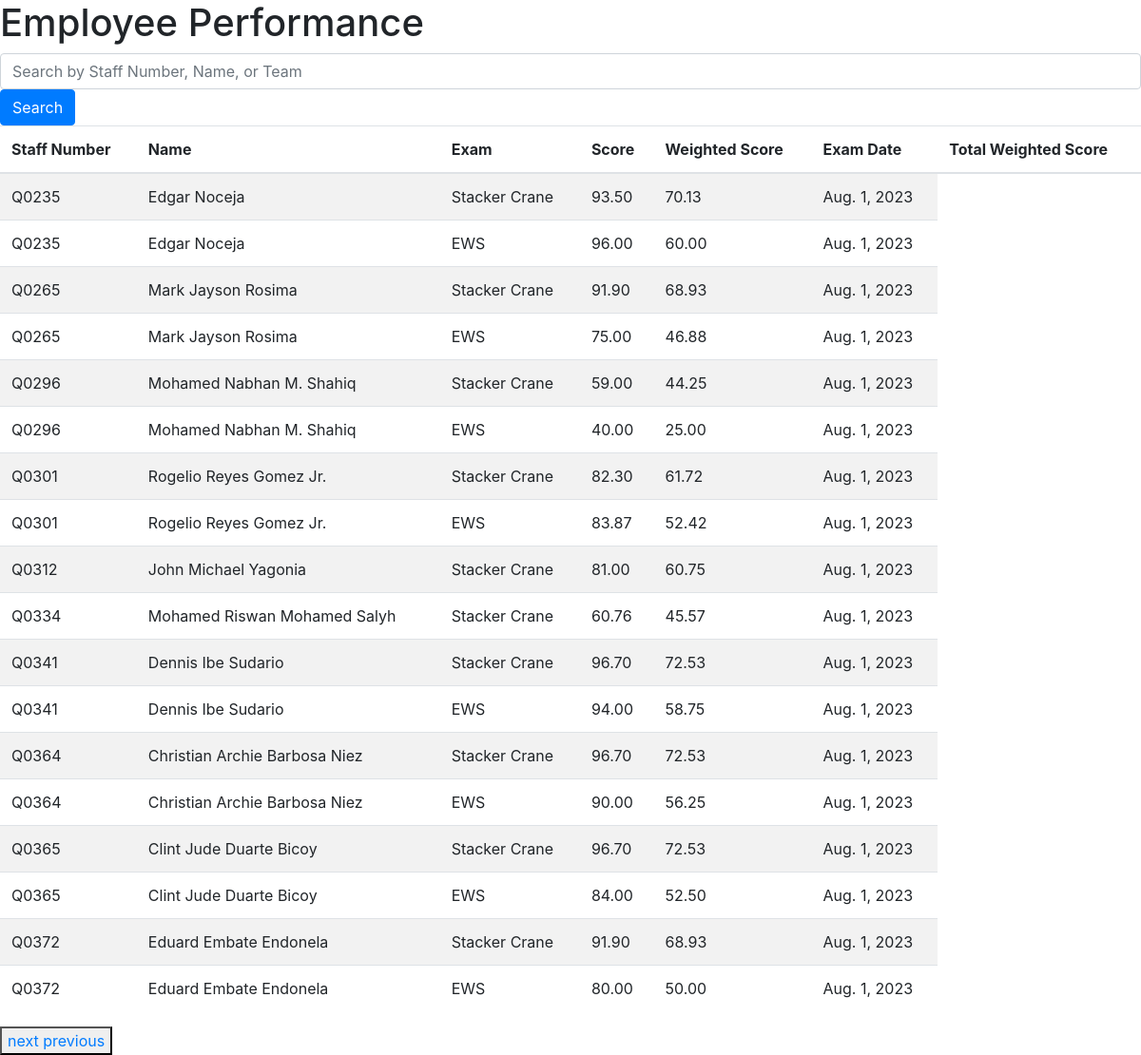
Screenshot of /?page=2 with the database file from the repository.
### weightscore/models.py (models this page shows, shortened)
class Employee(models.Model):
    staff_number =models.CharField(max_length=300)
    name = models.CharField(max_length=100)
    Team=models.CharField(max_length=100)
    Facility=models.CharField(max_length=100)

class ExamScore(models.Model):
    employee = models.ForeignKey(Employee, on_delete=models.CASCADE)
    exam = models.ForeignKey(Exam, on_delete=models.CASCADE)
    score = models.FloatField()
    weighted_score = models.FloatField(null=True, blank=True)
    exam_date=models.DateField(default=date.today)

class Exam(models.Model):
    exam_name= models.CharField(max_length=100)
    difficulty_rating = models.IntegerField()
    max_difficulty = models.IntegerField()
    weight = models.FloatField()

### weightscore/views.py (the view)
# urls.py: path('', views.employee_performance, name='index'),
def employee_performance(request):
    employees = Employee.objects.all()
    performance_data = []
    for employee in employees:
           exam_scores = ExamScore.objects.filter(employee=employee, score__gt=1)
           total_weighted_score = exam_scores.aggregate(total_weighted_score=Sum('weighted_score'))['total_weighted_score'] or 0
           performance_data.append({
            'employee': employee,
            'exam_scores': exam_scores,
            'total_weighted_score': total_weighted_score,
        })
    paginator = Paginator(performance_data, 10)
    page = request.GET.get('page')
    performance_data = paginator.get_page(page)
    page_obj = paginator.get_page(page)
    return render(request, 'weightscore/index.html', {
         "page_obj": page_obj
    })

### templates/weightscore/index.html (shortened to what this page needs)
{% extends 'weightscore/Layout.html' %}
{% block body %}
<h1>Employee Performance</h1>
<form method="get" action="{% url 'search' %}" class="search">
    <input type="text" name="q" class="form-control me-2" placeholder="Search by Staff Number, Name, or Team" value="{{ query }}">
    <button type="submit" class="btn btn-primary">Search</button>
</form>
<table class="table table-striped">
    <thead>
        <tr>
            <th>Staff Number</th>
            <th>Name</th>
            <th>Exam</th>
            <th>Score</th>
            <th>Weighted Score</th>
            <th>Exam Date</th>
            <th>Total Weighted Score</th>
        </tr>
    </thead>
    <tbody>
        {% for performance in page_obj %}
        {% for exam_score in performance.exam_scores %}
                <tr>
                    <td>{{ performance.employee.staff_number }}</td>
                    <td>{{ performance.employee.name }}</td>
                    <td>{{ exam_score.exam.exam_name }}</td>
                    <td>{{ exam_score.score|floatformat:2 }}</td>
                    <td>{{ exam_score.weighted_score|floatformat:2 }}</td>
                    <td>{{ exam_score.exam_date }}</td>
                </tr>
            {% endfor %}
        {% empty %}
            <tr>
                <td colspan="7">No performance data found.</td>
            </tr>
        {% endfor %}
    </tbody>
</table>
{% if page_obj.has_next %}
    <div><button>
    <a href="?page={{ page_obj.next_page_number }}">next</a>
    {% endif %}
    {% if page_obj.has_previous %}
    <a href="?page={{ page_obj.previous_page_number }}">previous</a>
    {% endif %}
</div>
{% endblock %}

### rows the page displays
Employee: employee.staff_number "Q0235", employee.name "Edgar Noceja"
ExamScore: exam.exam_name "Stacker Crane", score "93.50", weighted_score "70.13", exam_date "Aug. 1, 2023"
ExamScore: exam.exam_name "EWS", score "96.00", weighted_score "60.00", exam_date "Aug. 1, 2023"
Employee: employee.staff_number "Q0265", employee.name "Mark Jayson Rosima"
ExamScore: exam.exam_name "Stacker Crane", score "91.90", weighted_score "68.93", exam_date "Aug. 1, 2023"
ExamScore: exam.exam_name "EWS", score "75.00", weighted_score "46.88", exam_date "Aug. 1, 2023"
Employee: employee.staff_number "Q0296", employee.name "Mohamed Nabhan M. Shahiq"
ExamScore: exam.exam_name "Stacker Crane", score "59.00", weighted_score "44.25", exam_date "Aug. 1, 2023"
ExamScore: exam.exam_name "EWS", score "40.00", weighted_score "25.00", exam_date "Aug. 1, 2023"
Employee: employee.staff_number "Q0301", employee.name "Rogelio Reyes Gomez Jr."
ExamScore: exam.exam_name "Stacker Crane", score "82.30", weighted_score "61.72", exam_date "Aug. 1, 2023"
ExamScore: exam.exam_name "EWS", score "83.87", weighted_score "52.42", exam_date "Aug. 1, 2023"
Employee: employee.staff_number "Q0312", employee.name "John Michael Yagonia"
ExamScore: exam.exam_name "Stacker Crane", score "81.00", weighted_score "60.75", exam_date "Aug. 1, 2023"
Employee: employee.staff_number "Q0334", employee.name "Mohamed Riswan Mohamed Salyh"
ExamScore: exam.exam_name "Stacker Crane", score "60.76", weighted_score "45.57", exam_date "Aug. 1, 2023"
Employee: employee.staff_number "Q0341", employee.name "Dennis Ibe Sudario"
ExamScore: exam.exam_name "Stacker Crane", score "96.70", weighted_score "72.53", exam_date "Aug. 1, 2023"
ExamScore: exam.exam_name "EWS", score "94.00", weighted_score "58.75", exam_date "Aug. 1, 2023"
Employee: employee.staff_number "Q0364", employee.name "Christian Archie Barbosa Niez"
ExamScore: exam.exam_name "Stacker Crane", score "96.70", weighted_score "72.53", exam_date "Aug. 1, 2023"
ExamScore: exam.exam_name "EWS", score "90.00", weighted_score "56.25", exam_date "Aug. 1, 2023"
Employee: employee.staff_number "Q0365", employee.name "Clint Jude Duarte Bicoy"
ExamScore: exam.exam_name "Stacker Crane", score "96.70", weighted_score "72.53", exam_date "Aug. 1, 2023"
ExamScore: exam.exam_name "EWS", score "84.00", weighted_score "52.50", exam_date "Aug. 1, 2023"
Employee: employee.staff_number "Q0372", employee.name "Eduard Embate Endonela"
ExamScore: exam.exam_name "Stacker Crane", score "91.90", weighted_score "68.93", exam_date "Aug. 1, 2023"
ExamScore: exam.exam_name "EWS", score "80.00", weighted_score "50.00", exam_date "Aug. 1, 2023"
